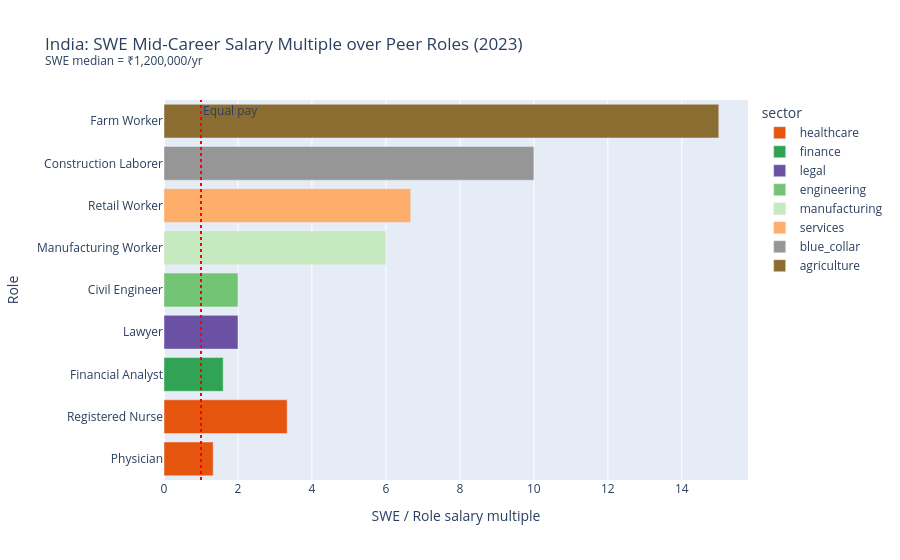

Source (notebook cell):
### Code cell
fig = px.bar(
    peers, x='swe_multiple', y='role_label', orientation='h',
    color='sector', color_discrete_map=SECTOR_COLORS,
    title=f'India: SWE Mid-Career Salary Multiple over Peer Roles (2023)<br>'
          f'<sup>SWE median = ₹{swe_mid:,}/yr</sup>',
    labels={'swe_multiple': 'SWE / Role salary multiple', 'role_label': 'Role'},
    hover_data={'median_salary_local': ':,.0f'},
)
fig.add_vline(x=1.0, line_dash='dot', line_color='red', annotation_text='Equal pay')
fig.show()

### Figure 1 — Plotly figure (JSON) as saved in the notebook; plotly's stock layout.template omitted (floating-point values rounded to 4 significant figures)
{"data": [{"customdata": [[900000], [360000]], "hovertemplate": "sector=healthcare<br>SWE / Role salary multiple=%{x}<br>Role=%{y}<br>median_salary_local=%{customdata[0]:,.0f}<extra></extra>", "legendgroup": "healthcare", "marker": {"color": "#e6550d", "pattern": {"shape": ""}}, "name": "healthcare", "orientation": "h", "showlegend": true, "textposition": "auto", "type": "bar", "x": [1.33, 3.33], "xaxis": "x", "y": ["Physician", "Registered Nurse"], "yaxis": "y"}, {"customdata": [[750000]], "hovertemplate": "sector=finance<br>SWE / Role salary multiple=%{x}<br>Role=%{y}<br>median_salary_local=%{customdata[0]:,.0f}<extra></extra>", "legendgroup": "finance", "marker": {"color": "#31a354", "pattern": {"shape": ""}}, "name": "finance", "orientation": "h", "showlegend": true, "textposition": "auto", "type": "bar", "x": [1.6], "xaxis": "x", "y": ["Financial Analyst"], "yaxis": "y"}, {"customdata": [[600000]], "hovertemplate": "sector=legal<br>SWE / Role salary multiple=%{x}<br>Role=%{y}<br>median_salary_local=%{customdata[0]:,.0f}<extra></extra>", "legendgroup": "legal", "marker": {"color": "#6a51a3", "pattern": {"shape": ""}}, "name": "legal", "orientation": "h", "showlegend": true, "textposition": "auto", "type": "bar", "x": [2.0], "xaxis": "x", "y": ["Lawyer"], "yaxis": "y"}, {"customdata": [[600000]], "hovertemplate": "sector=engineering<br>SWE / Role salary multiple=%{x}<br>Role=%{y}<br>median_salary_local=%{customdata[0]:,.0f}<extra></extra>", "legendgroup": "engineering", "marker": {"color": "#74c476", "pattern": {"shape": ""}}, "name": "engineering", "orientation": "h", "showlegend": true, "textposition": "auto", "type": "bar", "x": [2.0], "xaxis": "x", "y": ["Civil Engineer"], "yaxis": "y"}, {"customdata": [[200000]], "hovertemplate": "sector=manufacturing<br>SWE / Role salary multiple=%{x}<br>Role=%{y}<br>median_salary_local=%{customdata[0]:,.0f}<extra></extra>", "legendgroup": "manufacturing", "marker": {"color": "#c7e9c0", "pattern": {"shape": ""}}, "name": "manufacturing", "orientation": "h", "showlegend": true, "textposition": "auto", "type": "bar", "x": [6.0], "xaxis": "x", "y": ["Manufacturing Worker"], "yaxis": "y"}, {"customdata": [[180000]], "hovertemplate": "sector=services<br>SWE / Role salary multiple=%{x}<br>Role=%{y}<br>median_salary_local=%{customdata[0]:,.0f}<extra></extra>", "legendgroup": "services", "marker": {"color": "#fdae6b", "pattern": {"shape": ""}}, "name": "services", "orientation": "h", "showlegend": true, "textposition": "auto", "type": "bar", "x": [6.67], "xaxis": "x", "y": ["Retail Worker"], "yaxis": "y"}, {"customdata": [[120000]], "hovertemplate": "sector=blue_collar<br>SWE / Role salary multiple=%{x}<br>Role=%{y}<br>median_salary_local=%{customdata[0]:,.0f}<extra></extra>", "legendgroup": "blue_collar", "marker": {"color": "#969696", "pattern": {"shape": ""}}, "name": "blue_collar", "orientation": "h", "showlegend": true, "textposition": "auto", "type": "bar", "x": [10.0], "xaxis": "x", "y": ["Construction Laborer"], "yaxis": "y"}, {"customdata": [[80000]], "hovertemplate": "sector=agriculture<br>SWE / Role salary multiple=%{x}<br>Role=%{y}<br>median_salary_local=%{customdata[0]:,.0f}<extra></extra>", "legendgroup": "agriculture", "marker": {"color": "#8c6d31", "pattern": {"shape": ""}}, "name": "agriculture", "orientation": "h", "showlegend": true, "textposition": "auto", "type": "bar", "x": [15.0], "xaxis": "x", "y": ["Farm Worker"], "yaxis": "y"}], "layout": {"annotations": [{"showarrow": false, "text": "Equal pay", "x": 1.0, "xanchor": "left", "xref": "x", "y": 1, "yanchor": "top", "yref": "y domain"}], "barmode": "relative", "legend": {"title": {"text": "sector"}, "tracegroupgap": 0}, "shapes": [{"line": {"color": "red", "dash": "dot"}, "type": "line", "x0": 1.0, "x1": 1.0, "xref": "x", "y0": 0, "y1": 1, "yref": "y domain"}], "title": {"text": "India: SWE Mid-Career Salary Multiple over Peer Roles (2023)<br><sup>SWE median = ₹1,200,000/yr</sup>"}, "xaxis": {"anchor": "y", "domain": [0.0, 1.0], "title": {"text": "SWE / Role salary multiple"}}, "yaxis": {"anchor": "x", "domain": [0.0, 1.0], "title": {"text": "Role"}}}}
